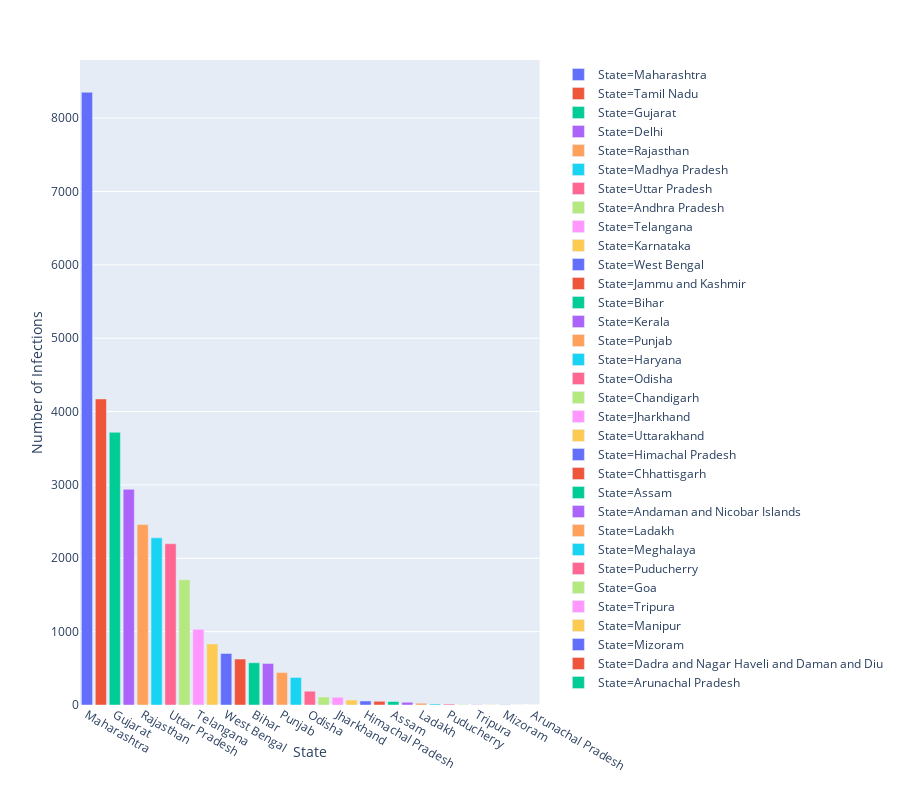

Source (notebook cell):
### Markdown cell above
### State

### Code cell
states = df.detected_state
states = states.dropna()
df_states = pd.DataFrame(states.value_counts())

df_states['State'] = df_states.index
df_states['Number of Infections'] = df_states.detected_state

fig = px.bar(df_states, y='Number of Infections', x='State', color='State', height=800)
fig.show()

### Figure 1 — Plotly figure (JSON) as saved in the notebook; plotly's stock layout.template omitted (floating-point values rounded to 4 significant figures)
{"data": [{"alignmentgroup": "True", "hoverlabel": {"namelength": 0}, "hovertemplate": "State=%{x}<br>Number of Infections=%{y}", "legendgroup": "State=Maharashtra", "marker": {"color": "#636efa"}, "name": "State=Maharashtra", "offsetgroup": "State=Maharashtra", "orientation": "v", "showlegend": true, "textposition": "auto", "type": "bar", "x": ["Maharashtra"], "xaxis": "x", "y": [8353], "yaxis": "y"}, {"alignmentgroup": "True", "hoverlabel": {"namelength": 0}, "hovertemplate": "State=%{x}<br>Number of Infections=%{y}", "legendgroup": "State=Tamil Nadu", "marker": {"color": "#EF553B"}, "name": "State=Tamil Nadu", "offsetgroup": "State=Tamil Nadu", "orientation": "v", "showlegend": true, "textposition": "auto", "type": "bar", "x": ["Tamil Nadu"], "xaxis": "x", "y": [4172], "yaxis": "y"}, {"alignmentgroup": "True", "hoverlabel": {"namelength": 0}, "hovertemplate": "State=%{x}<br>Number of Infections=%{y}", "legendgroup": "State=Gujarat", "marker": {"color": "#00cc96"}, "name": "State=Gujarat", "offsetgroup": "State=Gujarat", "orientation": "v", "showlegend": true, "textposition": "auto", "type": "bar", "x": ["Gujarat"], "xaxis": "x", "y": [3717], "yaxis": "y"}, {"alignmentgroup": "True", "hoverlabel": {"namelength": 0}, "hovertemplate": "State=%{x}<br>Number of Infections=%{y}", "legendgroup": "State=Delhi", "marker": {"color": "#ab63fa"}, "name": "State=Delhi", "offsetgroup": "State=Delhi", "orientation": "v", "showlegend": true, "textposition": "auto", "type": "bar", "x": ["Delhi"], "xaxis": "x", "y": [2940], "yaxis": "y"}, {"alignmentgroup": "True", "hoverlabel": {"namelength": 0}, "hovertemplate": "State=%{x}<br>Number of Infections=%{y}", "legendgroup": "State=Rajasthan", "marker": {"color": "#FFA15A"}, "name": "State=Rajasthan", "offsetgroup": "State=Rajasthan", "orientation": "v", "showlegend": true, "textposition": "auto", "type": "bar", "x": ["Rajasthan"], "xaxis": "x", "y": [2459], "yaxis": "y"}, {"alignmentgroup": "True", "hoverlabel": {"namelength": 0}, "hovertemplate": "State=%{x}<br>Number of Infections=%{y}", "legendgroup": "State=Madhya Pradesh", "marker": {"color": "#19d3f3"}, "name": "State=Madhya Pradesh", "offsetgroup": "State=Madhya Pradesh", "orientation": "v", "showlegend": true, "textposition": "auto", "type": "bar", "x": ["Madhya Pradesh"], "xaxis": "x", "y": [2279], "yaxis": "y"}, {"alignmentgroup": "True", "hoverlabel": {"namelength": 0}, "hovertemplate": "State=%{x}<br>Number of Infections=%{y}", "legendgroup": "State=Uttar Pradesh", "marker": {"color": "#FF6692"}, "name": "State=Uttar Pradesh", "offsetgroup": "State=Uttar Pradesh", "orientation": "v", "showlegend": true, "textposition": "auto", "type": "bar", "x": ["Uttar Pradesh"], "xaxis": "x", "y": [2198], "yaxis": "y"}, {"alignmentgroup": "True", "hoverlabel": {"namelength": 0}, "hovertemplate": "State=%{x}<br>Number of Infections=%{y}", "legendgroup": "State=Andhra Pradesh", "marker": {"color": "#B6E880"}, "name": "State=Andhra Pradesh", "offsetgroup": "State=Andhra Pradesh", "orientation": "v", "showlegend": true, "textposition": "auto", "type": "bar", "x": ["Andhra Pradesh"], "xaxis": "x", "y": [1706], "yaxis": "y"}, {"alignmentgroup": "True", "hoverlabel": {"namelength": 0}, "hovertemplate": "State=%{x}<br>Number of Infections=%{y}", "legendgroup": "State=Telangana", "marker": {"color": "#FF97FF"}, "name": "State=Telangana", "offsetgroup": "State=Telangana", "orientation": "v", "showlegend": true, "textposition": "auto", "type": "bar", "x": ["Telangana"], "xaxis": "x", "y": [1031], "yaxis": "y"}, {"alignmentgroup": "True", "hoverlabel": {"namelength": 0}, "hovertemplate": "State=%{x}<br>Number of Infections=%{y}", "legendgroup": "State=Karnataka", "marker": {"color": "#FECB52"}, "name": "State=Karnataka", "offsetgroup": "State=Karnataka", "orientation": "v", "showlegend": true, "textposition": "auto", "type": "bar", "x": ["Karnataka"], "xaxis": "x", "y": [832], "yaxis": "y"}, {"alignmentgroup": "True", "hoverlabel": {"namelength": 0}, "hovertemplate": "State=%{x}<br>Number of Infections=%{y}", "legendgroup": "State=West Bengal", "marker": {"color": "#636efa"}, "name": "State=West Bengal", "offsetgroup": "State=West Bengal", "orientation": "v", "showlegend": true, "textposition": "auto", "type": "bar", "x": ["West Bengal"], "xaxis": "x", "y": [703], "yaxis": "y"}, {"alignmentgroup": "True", "hoverlabel": {"namelength": 0}, "hovertemplate": "State=%{x}<br>Number of Infections=%{y}", "legendgroup": "State=Jammu and Kashmir", "marker": {"color": "#EF553B"}, "name": "State=Jammu and Kashmir", "offsetgroup": "State=Jammu and Kashmir", "orientation": "v", "showlegend": true, "textposition": "auto", "type": "bar", "x": ["Jammu and Kashmir"], "xaxis": "x", "y": [626], "yaxis": "y"}, {"alignmentgroup": "True", "hoverlabel": {"namelength": 0}, "hovertemplate": "State=%{x}<br>Number of Infections=%{y}", "legendgroup": "State=Bihar", "marker": {"color": "#00cc96"}, "name": "State=Bihar", "offsetgroup": "State=Bihar", "orientation": "v", "showlegend": true, "textposition": "auto", "type": "bar", "x": ["Bihar"], "xaxis": "x", "y": [576], "yaxis": "y"}, {"alignmentgroup": "True", "hoverlabel": {"namelength": 0}, "hovertemplate": "State=%{x}<br>Number of Infections=%{y}", "legendgroup": "State=Kerala", "marker": {"color": "#ab63fa"}, "name": "State=Kerala", "offsetgroup": "State=Kerala", "orientation": "v", "showlegend": true, "textposition": "auto", "type": "bar", "x": ["Kerala"], "xaxis": "x", "y": [565], "yaxis": "y"}, {"alignmentgroup": "True", "hoverlabel": {"namelength": 0}, "hovertemplate": "State=%{x}<br>Number of Infections=%{y}", "legendgroup": "State=Punjab", "marker": {"color": "#FFA15A"}, "name": "State=Punjab", "offsetgroup": "State=Punjab", "orientation": "v", "showlegend": true, "textposition": "auto", "type": "bar", "x": ["Punjab"], "xaxis": "x", "y": [442], "yaxis": "y"}, {"alignmentgroup": "True", "hoverlabel": {"namelength": 0}, "hovertemplate": "State=%{x}<br>Number of Infections=%{y}", "legendgroup": "State=Haryana", "marker": {"color": "#19d3f3"}, "name": "State=Haryana", "offsetgroup": "State=Haryana", "orientation": "v", "showlegend": true, "textposition": "auto", "type": "bar", "x": ["Haryana"], "xaxis": "x", "y": [376], "yaxis": "y"}, {"alignmentgroup": "True", "hoverlabel": {"namelength": 0}, "hovertemplate": "State=%{x}<br>Number of Infections=%{y}", "legendgroup": "State=Odisha", "marker": {"color": "#FF6692"}, "name": "State=Odisha", "offsetgroup": "State=Odisha", "orientation": "v", "showlegend": true, "textposition": "auto", "type": "bar", "x": ["Odisha"], "xaxis": "x", "y": [189], "yaxis": "y"}, {"alignmentgroup": "True", "hoverlabel": {"namelength": 0}, "hovertemplate": "State=%{x}<br>Number of Infections=%{y}", "legendgroup": "State=Chandigarh", "marker": {"color": "#B6E880"}, "name": "State=Chandigarh", "offsetgroup": "State=Chandigarh", "orientation": "v", "showlegend": true, "textposition": "auto", "type": "bar", "x": ["Chandigarh"], "xaxis": "x", "y": [109], "yaxis": "y"}, {"alignmentgroup": "True", "hoverlabel": {"namelength": 0}, "hovertemplate": "State=%{x}<br>Number of Infections=%{y}", "legendgroup": "State=Jharkhand", "marker": {"color": "#FF97FF"}, "name": "State=Jharkhand", "offsetgroup": "State=Jharkhand", "orientation": "v", "showlegend": true, "textposition": "auto", "type": "bar", "x": ["Jharkhand"], "xaxis": "x", "y": [106], "yaxis": "y"}, {"alignmentgroup": "True", "hoverlabel": {"namelength": 0}, "hovertemplate": "State=%{x}<br>Number of Infections=%{y}", "legendgroup": "State=Uttarakhand", "marker": {"color": "#FECB52"}, "name": "State=Uttarakhand", "offsetgroup": "State=Uttarakhand", "orientation": "v", "showlegend": true, "textposition": "auto", "type": "bar", "x": ["Uttarakhand"], "xaxis": "x", "y": [67], "yaxis": "y"}, {"alignmentgroup": "True", "hoverlabel": {"namelength": 0}, "hovertemplate": "State=%{x}<br>Number of Infections=%{y}", "legendgroup": "State=Himachal Pradesh", "marker": {"color": "#636efa"}, "name": "State=Himachal Pradesh", "offsetgroup": "State=Himachal Pradesh", "orientation": "v", "showlegend": true, "textposition": "auto", "type": "bar", "x": ["Himachal Pradesh"], "xaxis": "x", "y": [55], "yaxis": "y"}, {"alignmentgroup": "True", "hoverlabel": {"namelength": 0}, "hovertemplate": "State=%{x}<br>Number of Infections=%{y}", "legendgroup": "State=Chhattisgarh", "marker": {"color": "#EF553B"}, "name": "State=Chhattisgarh", "offsetgroup": "State=Chhattisgarh", "orientation": "v", "showlegend": true, "textposition": "auto", "type": "bar", "x": ["Chhattisgarh"], "xaxis": "x", "y": [51], "yaxis": "y"}, {"alignmentgroup": "True", "hoverlabel": {"namelength": 0}, "hovertemplate": "State=%{x}<br>Number of Infections=%{y}", "legendgroup": "State=Assam", "marker": {"color": "#00cc96"}, "name": "State=Assam", "offsetgroup": "State=Assam", "orientation": "v", "showlegend": true, "textposition": "auto", "type": "bar", "x": ["Assam"], "xaxis": "x", "y": [48], "yaxis": "y"}, {"alignmentgroup": "True", "hoverlabel": {"namelength": 0}, "hovertemplate": "State=%{x}<br>Number of Infections=%{y}", "legendgroup": "State=Andaman and Nicobar Islands", "marker": {"color": "#ab63fa"}, "name": "State=Andaman and Nicobar Islands", "offsetgroup": "State=Andaman and Nicobar Islands", "orientation": "v", "showlegend": true, "textposition": "auto", "type": "bar", "x": ["Andaman and Nicobar Islands"], "xaxis": "x", "y": [38], "yaxis": "y"}, {"alignmentgroup": "True", "hoverlabel": {"namelength": 0}, "hovertemplate": "State=%{x}<br>Number of Infections=%{y}", "legendgroup": "State=Ladakh", "marker": {"color": "#FFA15A"}, "name": "State=Ladakh", "offsetgroup": "State=Ladakh", "orientation": "v", "showlegend": true, "textposition": "auto", "type": "bar", "x": ["Ladakh"], "xaxis": "x", "y": [25], "yaxis": "y"}, {"alignmentgroup": "True", "hoverlabel": {"namelength": 0}, "hovertemplate": "State=%{x}<br>Number of Infections=%{y}", "legendgroup": "State=Meghalaya", "marker": {"color": "#19d3f3"}, "name": "State=Meghalaya", "offsetgroup": "State=Meghalaya", "orientation": "v", "showlegend": true, "textposition": "auto", "type": "bar", "x": ["Meghalaya"], "xaxis": "x", "y": [15], "yaxis": "y"}, {"alignmentgroup": "True", "hoverlabel": {"namelength": 0}, "hovertemplate": "State=%{x}<br>Number of Infections=%{y}", "legendgroup": "State=Puducherry", "marker": {"color": "#FF6692"}, "name": "State=Puducherry", "offsetgroup": "State=Puducherry", "orientation": "v", "showlegend": true, "textposition": "auto", "type": "bar", "x": ["Puducherry"], "xaxis": "x", "y": [12], "yaxis": "y"}, {"alignmentgroup": "True", "hoverlabel": {"namelength": 0}, "hovertemplate": "State=%{x}<br>Number of Infections=%{y}", "legendgroup": "State=Goa", "marker": {"color": "#B6E880"}, "name": "State=Goa", "offsetgroup": "State=Goa", "orientation": "v", "showlegend": true, "textposition": "auto", "type": "bar", "x": ["Goa"], "xaxis": "x", "y": [7], "yaxis": "y"}, {"alignmentgroup": "True", "hoverlabel": {"namelength": 0}, "hovertemplate": "State=%{x}<br>Number of Infections=%{y}", "legendgroup": "State=Tripura", "marker": {"color": "#FF97FF"}, "name": "State=Tripura", "offsetgroup": "State=Tripura", "orientation": "v", "showlegend": true, "textposition": "auto", "type": "bar", "x": ["Tripura"], "xaxis": "x", "y": [6], "yaxis": "y"}, {"alignmentgroup": "True", "hoverlabel": {"namelength": 0}, "hovertemplate": "State=%{x}<br>Number of Infections=%{y}", "legendgroup": "State=Manipur", "marker": {"color": "#FECB52"}, "name": "State=Manipur", "offsetgroup": "State=Manipur", "orientation": "v", "showlegend": true, "textposition": "auto", "type": "bar", "x": ["Manipur"], "xaxis": "x", "y": [2], "yaxis": "y"}, {"alignmentgroup": "True", "hoverlabel": {"namelength": 0}, "hovertemplate": "State=%{x}<br>Number of Infections=%{y}", "legendgroup": "State=Mizoram", "marker": {"color": "#636efa"}, "name": "State=Mizoram", "offsetgroup": "State=Mizoram", "orientation": "v", "showlegend": true, "textposition": "auto", "type": "bar", "x": ["Mizoram"], "xaxis": "x", "y": [2], "yaxis": "y"}, {"alignmentgroup": "True", "hoverlabel": {"namelength": 0}, "hovertemplate": "State=%{x}<br>Number of Infections=%{y}", "legendgroup": "State=Dadra and Nagar Haveli and Daman and Diu", "marker": {"color": "#EF553B"}, "name": "State=Dadra and Nagar Haveli and Daman and Diu", "offsetgroup": "State=Dadra and Nagar Haveli and Daman and Diu", "orientation": "v", "showlegend": true, "textposition": "auto", "type": "bar", "x": ["Dadra and Nagar Haveli and Daman and Diu"], "xaxis": "x", "y": [1], "yaxis": "y"}, {"alignmentgroup": "True", "hoverlabel": {"namelength": 0}, "hovertemplate": "State=%{x}<br>Number of Infections=%{y}", "legendgroup": "State=Arunachal Pradesh", "marker": {"color": "#00cc96"}, "name": "State=Arunachal Pradesh", "offsetgroup": "State=Arunachal Pradesh", "orientation": "v", "showlegend": true, "textposition": "auto", "type": "bar", "x": ["Arunachal Pradesh"], "xaxis": "x", "y": [1], "yaxis": "y"}], "layout": {"barmode": "relative", "height": 800, "legend": {"tracegroupgap": 0}, "margin": {"t": 60}, "xaxis": {"anchor": "y", "categoryarray": ["Maharashtra", "Tamil Nadu", "Gujarat", "Delhi", "Rajasthan", "Madhya Pradesh", "Uttar Pradesh", "Andhra Pradesh", "Telangana", "Karnataka", "West Bengal", "Jammu and Kashmir", "Bihar", "Kerala", "Punjab", "Haryana", "Odisha", "Chandigarh", "Jharkhand", "Uttarakhand", "Himachal Pradesh", "Chhattisgarh", "Assam", "Andaman and Nicobar Islands", "Ladakh", "Meghalaya", "Puducherry", "Goa", "Tripura", "Manipur", "Mizoram", "Dadra and Nagar Haveli and Daman and Diu", "Arunachal Pradesh"], "categoryorder": "array", "domain": [0, 0.98], "title": {"text": "State"}}, "yaxis": {"anchor": "x", "domain": [0, 1], "title": {"text": "Number of Infections"}}}}
